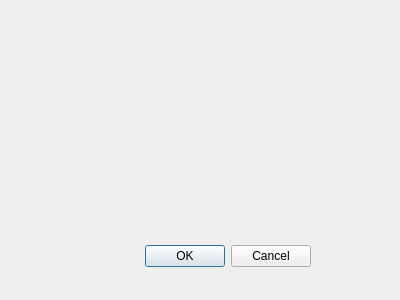
<?xml version="1.0" encoding="UTF-8"?>
<ui version="4.0">
 <class>dialog</class>
 <widget class="QDialog" name="dialog">
  <property name="geometry">
   <rect>
    <x>0</x>
    <y>0</y>
    <width>400</width>
    <height>300</height>
   </rect>
  </property>
  <property name="windowTitle">
   <string>Dialog</string>
  </property>
  <widget class="QDialogButtonBox" name="ask">
   <property name="geometry">
    <rect>
     <x>110</x>
     <y>240</y>
     <width>201</width>
     <height>32</height>
    </rect>
   </property>
   <property name="orientation">
    <enum>Qt::Horizontal</enum>
   </property>
   <property name="standardButtons">
    <set>QDialogButtonBox::Cancel|QDialogButtonBox::Ok</set>
   </property>
  </widget>
 </widget>
 <resources/>
 <connections>
  <connection>
   <sender>ask</sender>
   <signal>accepted()</signal>
   <receiver>dialog</receiver>
   <slot>accept()</slot>
   <hints>
    <hint type="sourcelabel">
     <x>248</x>
     <y>254</y>
    </hint>
    <hint type="destinationlabel">
     <x>157</x>
     <y>274</y>
    </hint>
   </hints>
  </connection>
  <connection>
   <sender>ask</sender>
   <signal>rejected()</signal>
   <receiver>dialog</receiver>
   <slot>reject()</slot>
   <hints>
    <hint type="sourcelabel">
     <x>316</x>
     <y>260</y>
    </hint>
    <hint type="destinationlabel">
     <x>286</x>
     <y>274</y>
    </hint>
   </hints>
  </connection>
 </connections>
</ui>
